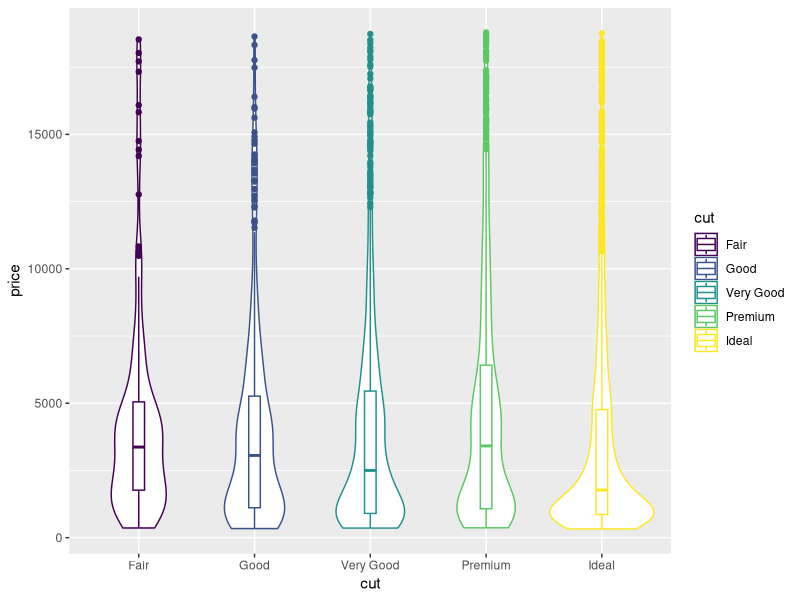
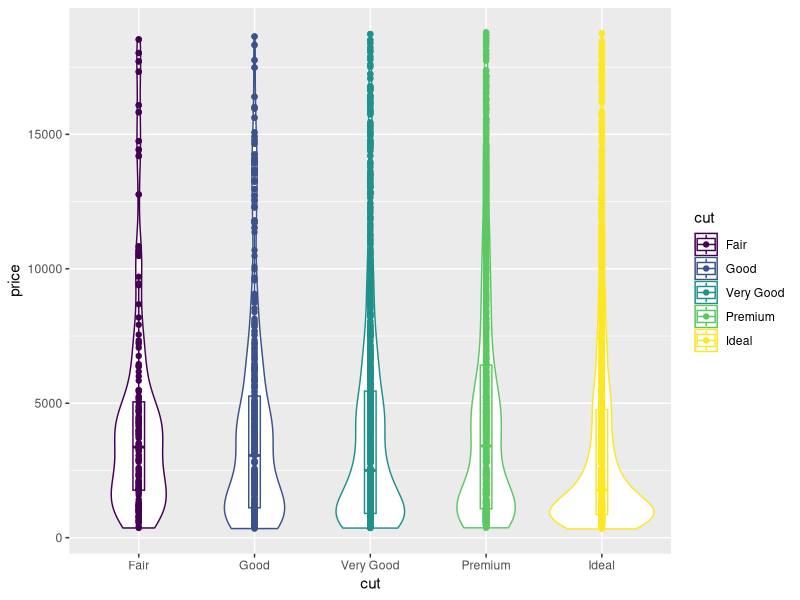
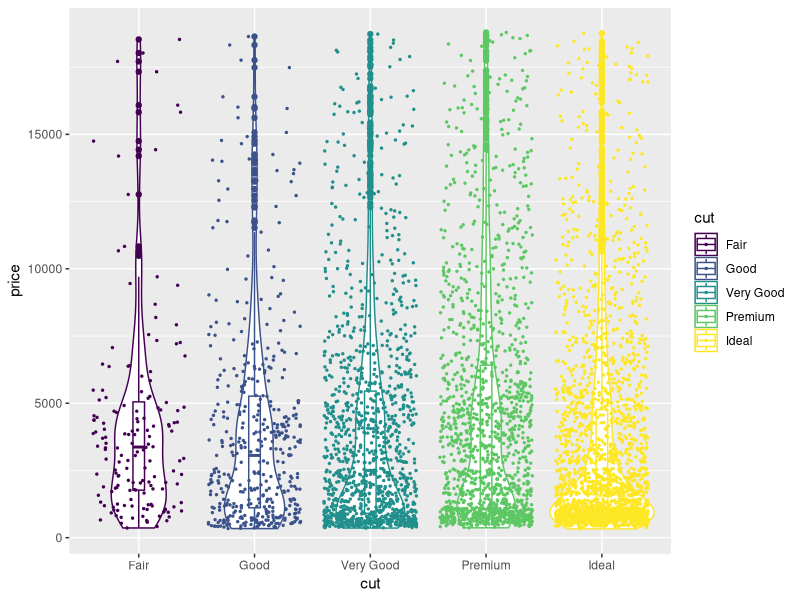
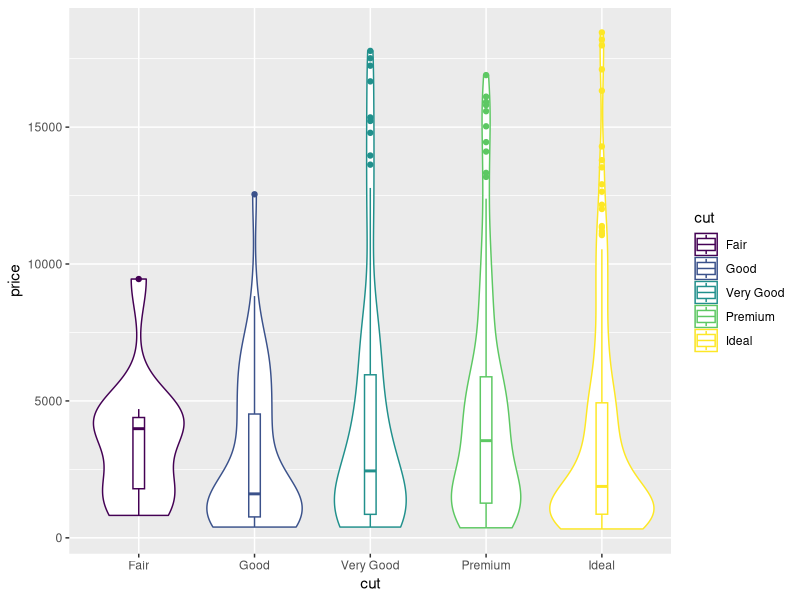
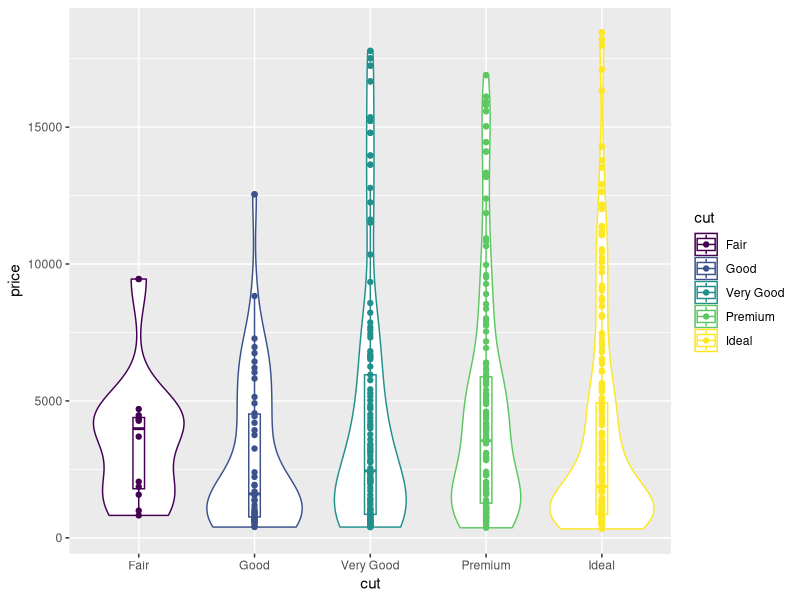
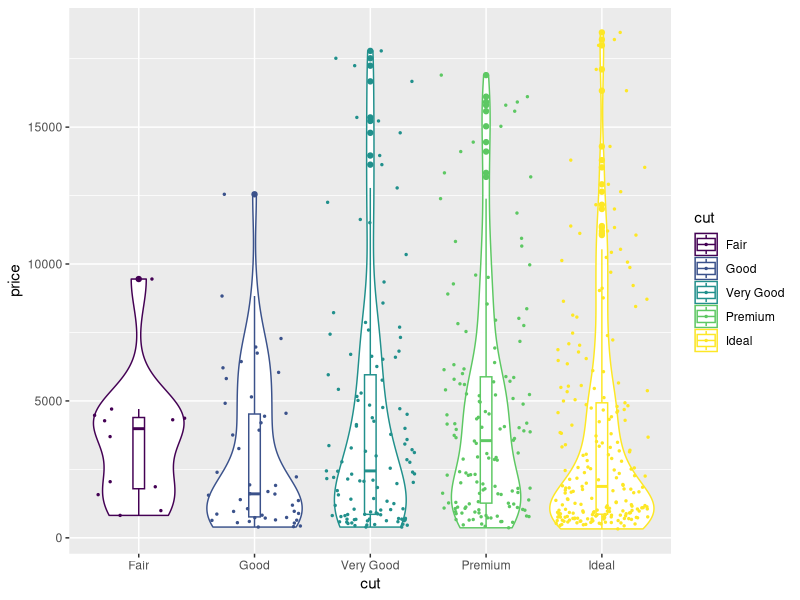
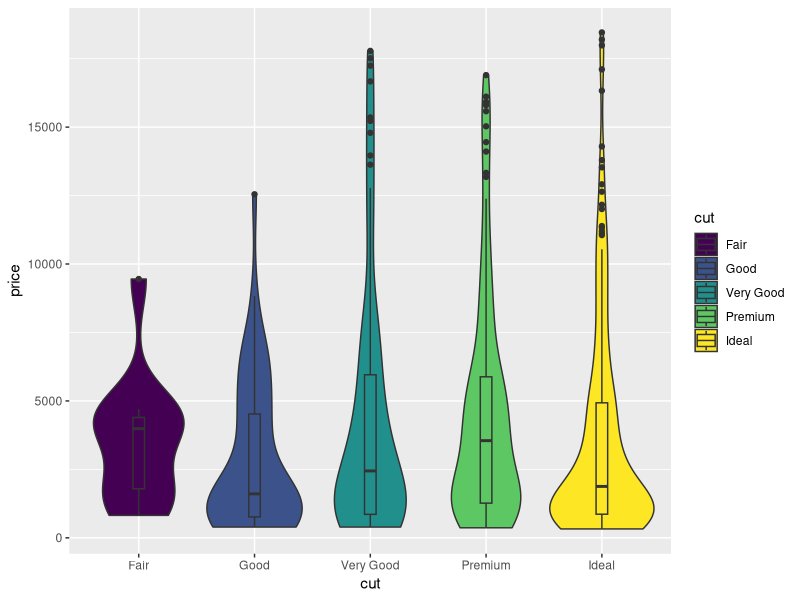
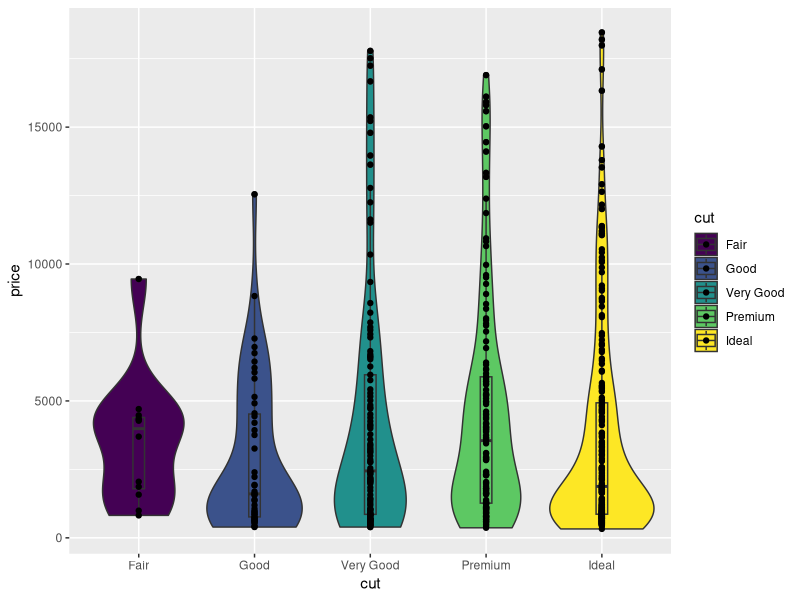

Reproduce these figures in R, in order. (Note: this script raises an error after producing the figures.)
library(ggplot2)
data("diamonds")
d_sample <- diamonds[seq(1,53000, by = 10),]
nrow(d_sample)
vio <- ggplot(d_sample, aes(cut, price))+ geom_violin()
#to change the color
vio <- ggplot(d_sample, aes(cut, price, color= cut))+ geom_violin()
vio + geom_boxplot(width = 0.1)
vio + geom_boxplot(width = 0.1)+geom_point()
vio + geom_boxplot(width = 0.1)+geom_jitter(size=0.5)

#dilute dataset
d_sample2 <- diamonds[seq(1,53000, by = 100),]
vio <- ggplot(d_sample2, aes(cut, price, color= cut))+ geom_violin()
vio + geom_boxplot(width = 0.1)
vio + geom_boxplot(width = 0.1)+geom_point()
vio + geom_boxplot(width = 0.1)+geom_jitter(size=0.5)

#fill color
vio <- ggplot(d_sample2, aes(cut, price, fill= cut))+ geom_violin()
vio + geom_boxplot(width = 0.1)
vio + geom_boxplot(width = 0.1)+geom_point()
vio + geom_boxplot(width = 0.1)+geom_jitter(size=0.5)

vio <- ggplot(d_sample2, aes(cut, price, color= cut))+ geom_violin()
vio + geom_boxplot(width = 0.1)
vio + geom_boxplot(width = 0.1)+geom_point()
vio + geom_boxplot(width = 0.1)+geom_jitter(size=0.5)+
  ggsave("violoinplot.pdf")
